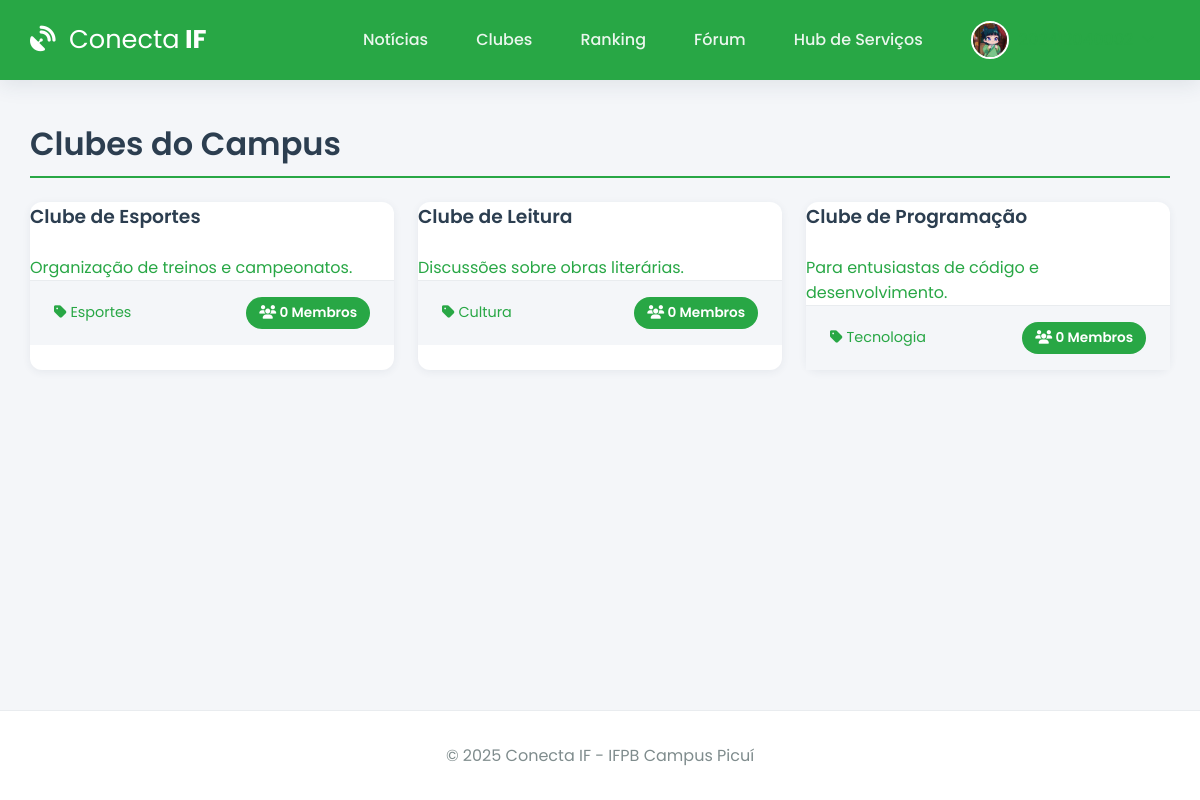
Page /clubes (signed in) on the committed database.
### app.py (models this page shows)
class User(db.Model):
    id = db.Column(db.Integer, primary_key=True)
    username = db.Column(db.String(12), unique=True, nullable=False) # Matrícula
    password_hash = db.Column(db.String(256), nullable=False)
    image_file = db.Column(db.String(100), nullable=False, default='default.jpg')
    eventos_inscritos = db.relationship('Evento', secondary=inscricao_evento_tabela, back_populates='alunos_inscritos', lazy='dynamic')
    clubes_membro = db.relationship('Clube', secondary=membros_clube_tabela, back_populates='membros', lazy='dynamic')
    topicos_criados = db.relationship('ForumTopico', backref='autor', lazy='dynamic')
    posts_criados = db.relationship('ForumPost', backref='autor', lazy='dynamic')

class Clube(db.Model):
    id = db.Column(db.Integer, primary_key=True)
    nome = db.Column(db.String(100), unique=True, nullable=False)
    descricao = db.Column(db.Text, nullable=False)
    categoria = db.Column(db.String(50), nullable=False)
    membros = db.relationship('User', secondary=membros_clube_tabela, back_populates='clubes_membro', lazy='dynamic')
    eventos = db.relationship('Evento', backref='clube_organizador', lazy='dynamic')

### app.py (the view)
@app.route('/clubes')
@login_required
def clubes():
    todos_clubes = Clube.query.order_by(Clube.nome).all()
    return render_template('clubes.html', clubes=todos_clubes)

### app.py (called while the page is built)
@app.before_request
def load_logged_in_user():
    user_id = session.get('user_id')
    if user_id is None:
        g.user = None
    else:
        g.user = User.query.get(int(user_id))
        if g.user is None:
            session.clear()

def login_required(f):
    @wraps(f)
    def decorated_function(*args, **kwargs):
        if g.user is None:
            flash('Você precisa fazer login para acessar esta página.', 'warning')
            return redirect(url_for('login'))
        return f(*args, **kwargs)
    return decorated_function

@app.context_processor
def inject_user_and_year():
    return dict(current_user_data=g.user, current_year=datetime.now(timezone.utc).year)

### templates/clubes.html (shortened to what this page needs)
{% extends 'base.html' %}
{% block content %}
    <h1 class="page-header">Clubes do Campus</h1>
    <div class="course-grid">
        {% for clube in clubes %}
            <a href="{{ url_for('detalhe_clube', clube_id=clube.id) }}" class="card-link">
                <div class="card course-card">
                    <h3>{{ clube.nome }}</h3>
                    <p class="text-muted">{{ clube.descricao|truncate(120) }}</p>
                    <div class="card-footer">
                        <span><i class="fas fa-tag"></i> {{ clube.categoria }}</span>
                        <span class="vagas-badge"><i class="fas fa-users"></i> {{ clube.membros.count() }} Membros</span>
                    </div>
                </div>
            </a>
        {% else %}
            <p>Nenhum clube encontrado.</p>
        {% endfor %}
    </div>
{% endblock %}

### templates/base.html (shortened to what this page needs)
<!DOCTYPE html>
<html lang="pt-br">
<head>
    <link rel="stylesheet" href="https://cdnjs.cloudflare.com/ajax/libs/font-awesome/6.5.2/css/all.min.css" />
    <link rel="stylesheet" href="{{ url_for('static', filename='css/style.css') }}">
</head>
<body>
    <header class="header">
        <div class="container">
            <nav class="navbar">
                <a class="navbar-brand" href="{{ url_for('noticias') if current_user_data else url_for('login') }}">
                    <i class="fas fa-satellite-dish"></i> <strong>Conecta</strong> IF
                </a>
                <div class="nav-links" id="nav-links">
                    {% if current_user_data %}
                        <a class="nav-item" href="{{ url_for('noticias') }}">Notícias</a>
                        <a class="nav-item" href="{{ url_for('clubes') }}">Clubes</a>
                        <a class="nav-item" href="{{ url_for('ranking') }}">Ranking</a>
                        <a class="nav-item" href="{{ url_for('forum') }}">Fórum</a>
                        <a class="nav-item" href="{{ url_for('hub_servicos') }}">Hub de Serviços</a>
                        <div class="nav-item user-menu">
                             <a class="user-menu-trigger" href="#">
                                 <img src="{{ url_for('static', filename='profile_pics/' + current_user_data.image_file) }}" class="nav-profile-image">
                                 <span>{{ current_user_data.username }}</span> <i class="fas fa-chevron-down dropdown-icon"></i>
                            </a>
                        </div>
                    {% else %}
                        <a href="{{ url_for('login') }}" class="nav-item">Entrar</a>
                        <a href="{{ url_for('register') }}" class="nav-item btn btn-outline">Registar</a>
                    {% endif %}
                </div>
            </nav>
        </div>
    </header>
    <main class="container">
        {% block content %}{% endblock %}
    </main>
    <footer class="footer">
        <p>&copy; {{ current_year }} Conecta IF - IFPB Campus Picuí</p>
    </footer>
</body>
</html>

### static/css/style.css (style rules this page uses)
:root { --ifpb-green: #28a745; --ifpb-green-dark: #218838; --dark-blue: #2c3e50; --light-gray: #ecf0f1; --medium-gray: #bdc3c7; --text-color: #34495e; --light-text: #7f8c8d; --background-color: #f4f6f9; --surface-color: #ffffff; --border-color: #e9ecef; --font-family-base: 'Poppins', sans-serif; --shadow-sm: 0 2px 8px rgba(44, 62, 80, 0.07); --shadow-md: 0 5px 20px rgba(44, 62, 80, 0.1); --border-radius: 12px; }
* { box-sizing: border-box; margin: 0; padding: 0; }
html { height: 100%; }
body { font-family: var(--font-family-base); background-color: var(--background-color); color: var(--text-color); display: flex; flex-direction: column; min-height: 100%; }
.container { width: 95%; max-width: 1200px; margin: 0 auto; }
main.container { flex-grow: 1; padding-top: 2.5rem; padding-bottom: 2.5rem; }
h1, h2, h3, h4 { font-weight: 600; color: var(--dark-blue); margin-bottom: 1.5rem; }
a { color: var(--ifpb-green); text-decoration: none; transition: color 0.2s; }
.header { background-color: var(--ifpb-green); padding: 0.8rem 0; box-shadow: var(--shadow-md); position: sticky; top: 0; z-index: 1000; }
.navbar { display: flex; justify-content: space-between; align-items: center; }
.navbar-brand { font-weight: 700; font-size: 1.6rem; color: var(--surface-color); }
.navbar-brand i { margin-right: 0.5rem; }
.navbar-brand strong { font-weight: 400; }
.nav-links { display: flex; align-items: center; gap: 1rem; }
.nav-item { color: rgba(255, 255, 255, 0.9); font-weight: 500; padding: 0.5rem 1rem; border-radius: var(--border-radius); transition: background-color 0.2s; }
.nav-profile-image { width: 38px; height: 38px; border-radius: 50%; margin-right: 10px; object-fit: cover; border: 2px solid var(--surface-color); }
.user-menu { position: relative; }
.user-menu-trigger { display: flex; align-items: center; cursor: pointer; }
.user-menu-trigger .dropdown-icon { font-size: 0.8em; margin-left: 0.5rem; transition: transform 0.2s; }
.card { background-color: var(--surface-color); border-radius: var(--border-radius); box-shadow: var(--shadow-sm); transition: all 0.3s ease-in-out; display: flex; flex-direction: column; height: 100%; }
.card .card-footer { padding: 1rem 1.5rem; background-color: var(--background-color); border-top: 1px solid var(--border-color); display: flex; justify-content: space-between; align-items: center; font-size: 0.9rem; }
.course-grid { display: grid; grid-template-columns: repeat(auto-fill, minmax(300px, 1fr)); gap: 1.5rem; }
.vagas-badge, .vagas-badge-lg { background-color: var(--ifpb-green); color: white; padding: 0.4rem 0.8rem; border-radius: 50px; font-size: 0.85rem; font-weight: 600; }
.page-header { border-bottom: 2px solid var(--ifpb-green); padding-bottom: 0.5rem; }
.footer { padding: 2rem 0; background-color: var(--surface-color); text-align: center; margin-top: auto; border-top: 1px solid var(--border-color); }
.footer p { margin: 0; color: var(--light-text); }

### rows in the picture
User: image_file (placeholder picture)
Clube: nome "Clube de Esportes", descricao "Organização de treinos e campeonatos.", categoria "Esportes", membros.count "0"
Clube: nome "Clube de Leitura", descricao "Discussões sobre obras literárias.", categoria "Cultura", membros.count "0"
Clube: nome "Clube de Programação", descricao "Para entusiastas de código e desenvolvimento.", categoria "Tecnologia", membros.count "0"
